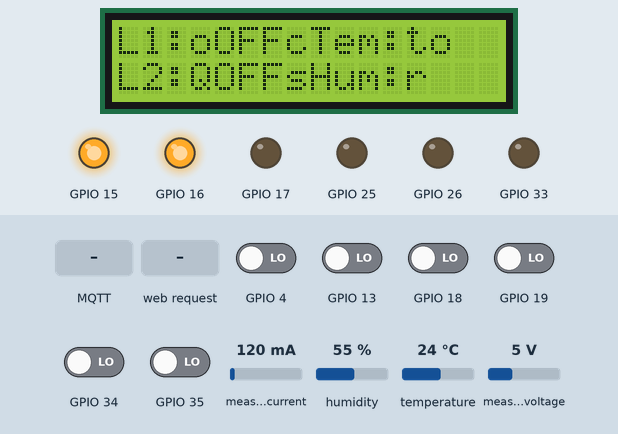
Bench run of a program on a simulated ESP32. Shown: 16×2 character LCD, output pins drawn as LEDs (lit = HIGH). The inputs (shaded band) are chosen by the test bench; at power-on: GPIO 4, GPIO 13, GPIO 18, GPIO 19, GPIO 34, GPIO 35 LOW, measured current 120 mA, humidity 55 %, temperature 24 °C, measured voltage 5 V. WiFi joins after 1.5 s; servers stay silent unless stated; a WiFi scan finds three made-up networks; EEPROM starts erased; no MQTT or app messages arrive unless stated; what the program prints to the serial monitor is not drawn. At 11.3 s the program restarts the board; the recording ends there.

Above: at 2.8 s.
2.9 s: GPIO 35 driven HIGH
At 7.4 s:
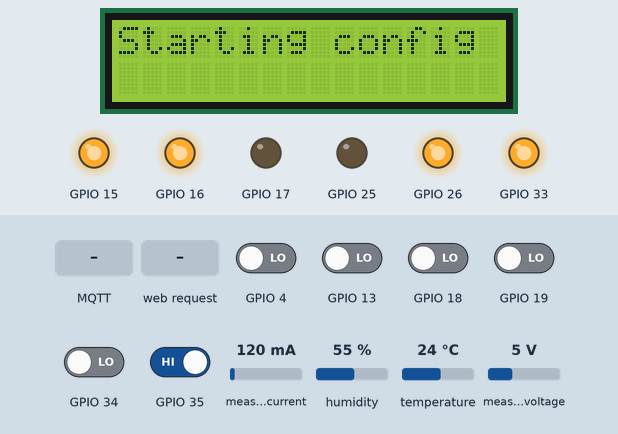
At 8.7 s:
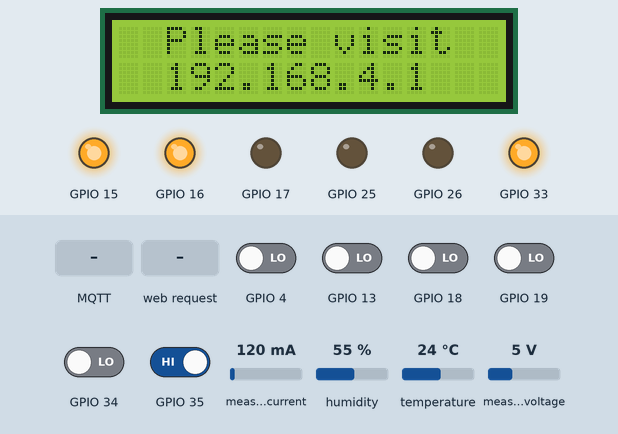
8.9 s: MQTT message "1" arrives on the first subscribed topic
At 10.3 s:
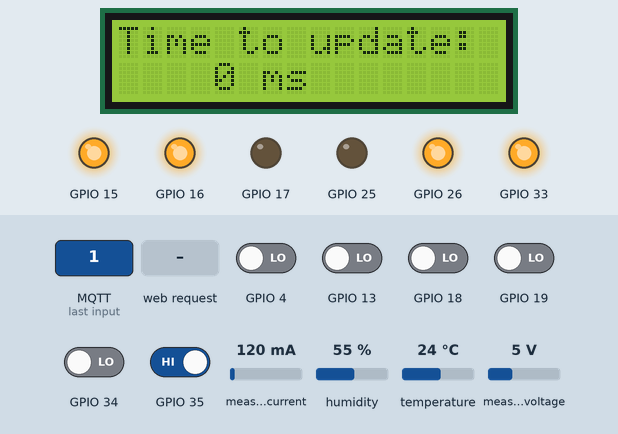
11.2 s: HTTP request GET /setting?ssid=1 received
Timing chart, 0 to 11.3 s (numbered marks = the images above; inputs shaded):
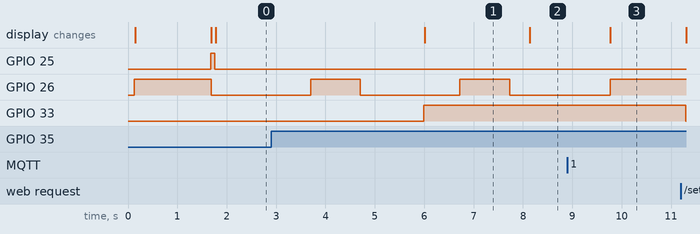

The program:

main.cpp
```cpp
#include <Arduino.h>
#include <LiquidCrystal_I2C.h>
#include <SPI.h>
#include <Wire.h>
#include <Adafruit_INA219.h>
#include <ArduinoJson.h>
#include <PubSubClient.h>
#include <WebServer.h>
#include "config.h"
#include "ConnectionConfig.h"
#include "menu.h"
#include "HomeAutomation.h"

/*Wifi*/
String wifi_ssid = "";
String wifi_password = "";
/*MQTT*/
String mqtt_server = "";
String mqtt_username = "";
String mqtt_password = "";
String mqtt_port = "";
String publish_topic = "";
String subscribe_topic = "";

WebServer server(80);
uint16_t statusCode;

WiFiClient espClient;
PubSubClient client(espClient);

Adafruit_INA219 ina219;

LiquidCrystal_I2C LCD(0X27,16,2);
DHT dht(DHT_SENSOR, DHT_TYPE);
// Create a JSON document to write sensor data
DynamicJsonDocument doc(256);

bool isConfigButtonPressed = false;
/*The last time a message was published the server*/
long lastSentMsg = 0;

float power = 0;
bool lightSensor;
uint8_t gas = 0;
bool humanDetected = false;
float humidity = 0;
float temperature = 0;
/*Device status*/
bool ceilingLightStatus = LIGHT_OFF; //Normal Close
bool wallLightStatus = LIGHT_OFF; //Normal Close
bool yardLightStatus = LIGHT_OFF;
bool ceilingLightSwitchStatus;
bool wallLightSwitchStatus;

float waterTemperature = 0.0;

bool temperatureSensor_Active = true;

int16_t timeToUpdate = 3000; //Time to update the data by default (MiliSeconds)

void buttonPressedInterrupt(){
    isConfigButtonPressed = true;
}

void setup(){
    Serial.begin(115200);
    pinMode(STATUS_LED_RED, OUTPUT);
    pinMode(STATUS_LED_GREEN, OUTPUT);
    pinMode(STATUS_LED_BLUE, OUTPUT);

    pinMode(CEILING_LIGHT, OUTPUT);
    pinMode(WALL_LIGHT, OUTPUT);
    pinMode(BUZZER, OUTPUT);

    pinMode(GAS_SENSOR, INPUT);
    pinMode(LIGHT_SENSOR, INPUT);
    pinMode(CEILING_LIGHT_SWITCH, INPUT);
    pinMode(WALL_LIGHT_SWITCH, INPUT);
    /*Turn off the lights at the start*/
    digitalWrite(CEILING_LIGHT, LIGHT_OFF);
    digitalWrite(WALL_LIGHT, LIGHT_OFF);
    /*Update the switch status*/
    ceilingLightSwitchStatus = digitalRead(CEILING_LIGHT_SWITCH);
    wallLightSwitchStatus = digitalRead(WALL_LIGHT_SWITCH);
    /*Set up device*/
    while(! ina219.begin()){
        Serial.println("Failed to find INA219 chip");
        delay(10);
    }

    dht.begin();

    LCD.init();
    LCD.backlight();
    // WiFi.disconnect();

    EEPROM.begin(512);
    pinMode(CONFIG_BUTTON, INPUT);
    attachInterrupt(CONFIG_BUTTON, buttonPressedInterrupt, RISING);

    Serial.println("\n");
    Serial.println("Starting up");

    readEEPROM();
    setupWifi();

    client.setServer(mqtt_server.c_str(), mqtt_port.toInt());
    client.setCallback(callback);

    xTaskCreatePinnedToCore(
    ReadSensors
    ,  "Read_Sensor"   // A name just for humans
    ,  4000  // This stack size can be checked & adjusted by reading the Stack Highwater
    ,  NULL
    ,  2  // Priority, with 3 (configMAX_PRIORITIES - 1) being the highest, and 0 being the lowest.
    ,  NULL
    ,  1);
}

void loop(){

    if(isConfigButtonPressed == true){
        getConfig();
    }
    if (!client.connected()) {
        setupMQTTConnection();
    }
    controlDevice();
    parametersDisplay();
    client.loop();
}
/**********************************************************
 * End of file
**********************************************************/
```

HomAutomation.cpp
```cpp
/************************************************
 * Includes
************************************************/
#include <Arduino.h>
#include "HomeAutomation.h"
/************************************************
 * Variable
************************************************/
static DynamicJsonDocument lightStatus(256);
/***********************************************
 * Prototype
************************************************/

/**
 * @brief Thí function to extract server message
 *
 * @param message
 */
static void getActiveStatus(String &message);

/**
 * @brief Get time to update from message
 *
 * @param message
 */
static void getTimeToUpdate(String &message);

/**
 * @brief Collect and send sensors data
 *
 */
static void sendSensorsData(void);

/**
 * @brief Enable Buzzer
 *
 */
void buzzer(void);

/**
 * @brief Collect and send light status to server as a JSON document
 * Relays are nomal close, so have to send inverse value of light status
 */
static void sendLightStatus(void);
/************************************************
 * Codes
************************************************/
void callback(char* topic, byte* payload, uint16_t length) {
    uint16_t i;
    Serial.print("Message arrived [");
    Serial.print(topic);
    Serial.print("] ");
    String message = "";
    for (i = 0; i < length; i++) {
    Serial.print((char)payload[i]);
    message += (char)payload[i];
    }
    Serial.println();
    getActiveStatus(message);
}

static void getActiveStatus(String &message){
    const char* str = message.c_str();
    Serial.println(str);

    if (strcmp(str, "ON_ceilingLight") == 0){
        ceilingLightStatus = LIGHT_ON;
    }
    else if (strcmp(str, "OFF_ceilingLight") == 0){
        ceilingLightStatus = LIGHT_OFF;
    }
    else if (strcmp(str, "ON_wallLight") == 0){
        wallLightStatus = LIGHT_ON;
    }
    else if(strcmp(str, "OFF_wallLight") == 0){
        wallLightStatus = LIGHT_OFF;    }
    else if (strcmp(str, "ON_yardLight") == 0){
        yardLightStatus = LIGHT_ON;
    }
    else if (strcmp (str, "OFF_yardLight") == 0){
        yardLightStatus = LIGHT_OFF;
    }
    else{
        getTimeToUpdate(message);
    }
    Serial.println("______________________________________________");
}

static void getTimeToUpdate(String &message){
    StaticJsonDocument<250> sub_doc;
    deserializeJson(sub_doc, message.c_str());
    // Get the time to update the sensors data from server
    timeToUpdate = sub_doc["timeToUpdate"];
    Serial.println("Successfully set time to update the new data to server to " + String(timeToUpdate) + " miliSeconds");
    display(0, 4, "Time to update:", String(timeToUpdate) + " ms");
}

void ReadSensors(void *pvParameters)
{
    (void) pvParameters;
    while(true){
        long now = millis();

        client.loop();
        client.subscribe(subscribe_topic.c_str());

        power = ina219.getPower_mW();
        humidity = dht.readHumidity();
        temperature = dht.readTemperature();
        lightSensor = !digitalRead(LIGHT_SENSOR);  // LightSensor
        gas = !digitalRead(GAS_SENSOR);    // co2_value: 1 -> có CO2 ; 0 -> ko có Co2
        humanDetected = digitalRead(HUMAN_DETECT);

        if((now - lastSentMsg > timeToUpdate) && (client.connected())){
            sendSensorsData();
            lastSentMsg = now;
        }
        if (now - lastSentMsg >=1000){
        digitalWrite(STATUS_LED_GREEN, LOW);
        }
        vTaskDelay(1000);
    }
}

static void sendSensorsData(void){
    doc["temperature"]  = temperature;
    doc["lightSensor"] = lightSensor;
    doc["gas"] = gas;
    doc["humanDetected"] = humanDetected;
    doc["humidity"] = humidity;
    doc["power"] = power;
    String message;
    serializeJson(doc, message);
    // Serial.println(message);
    //Send data to publish topic
    client.publish(publish_topic.c_str(), message.c_str());
    digitalWrite(STATUS_LED_GREEN, HIGH);
}

void buzzer(void){
    digitalWrite(BUZZER, 1);
    delay(100);
    digitalWrite(BUZZER, 0);
    delay(100);
}

void controlDevice(void){
    /*Update the light state with local switch*/
    if(digitalRead(CEILING_LIGHT_SWITCH) != ceilingLightSwitchStatus){
        ceilingLightStatus = (! ceilingLightStatus);
        ceilingLightSwitchStatus = digitalRead(CEILING_LIGHT_SWITCH);
        sendLightStatus();
    }
    if(digitalRead(WALL_LIGHT_SWITCH) != wallLightSwitchStatus){
        wallLightStatus = (! wallLightStatus);
        wallLightSwitchStatus = digitalRead(WALL_LIGHT_SWITCH);
        sendLightStatus();
    }
    /*Update to the relay*/
    digitalWrite(CEILING_LIGHT, ceilingLightStatus);
    digitalWrite(WALL_LIGHT, wallLightStatus);
}

static void sendLightStatus(void){
    lightStatus["ceilingLightStatus"] = (! ceilingLightStatus);
    lightStatus["wallLightStatus"]    = (! wallLightStatus);

    String message;
    serializeJson(lightStatus, message);
    /*Send data to server*/
    client.publish("LightStatus", message.c_str());
    /*Set the new curSor*/
    LCD.setCursor(3, 1);
    LCD.print("     ");
}
/**********************************************************
 * End of file
**********************************************************/
```

HomeAutomation.h
```cpp
#ifndef _HOME_AUTOMATION_
#define _HOME_AUTOMATION_
#include <Arduino.h>
#include <Adafruit_INA219.h>
#include <DHT.h>
#include <PubSubClient.h>
#include <ArduinoJson.h>
#include "menu.h"
#include "config.h"
#include "ConnectionConfig.h"
/************************************************
 * APIs
*************************************************/
extern DynamicJsonDocument doc;
extern Adafruit_INA219 ina219;
extern DHT dht;
extern WiFiClient espClient;
extern PubSubClient client;

/*The last time a message was published the server*/
extern long lastSentMsg;
extern int16_t timeToUpdate;

extern float power;
extern bool lightSensor;
extern uint8_t gas;
extern bool humanDetected;
extern float humidity;
extern float temperature;
/*Device status*/
extern bool ceilingLightStatus; //Normal Close
extern bool wallLightStatus; //Normal Close
extern bool yardLightStatus;
extern bool ceilingLightSwitchStatus;
extern bool wallLightSwitchStatus;

/**
 * @brief This function to read sensors data
 *
 * @param pvParameters To pass the warning when no parameter
 */
void ReadSensors(void *pvParameters);

/**
 * @brief This function to send and receive data to/from server
 *
 * @param pvParameters
 */

void callback(char* topic, byte* payload, uint16_t length);

/**
 * @brief This function to control electric device
 *
 */
void controlDevice(void);
#endif /* Home Automation*/
/**********************************************************
 * End of file
***********************************************************/
```

menu.cpp
```cpp
/**********************************************************
 * INcludes
**********************************************************/
#include "menu.h"
/**********************************************************
 * Variables
**********************************************************/
static long lastUpdateDisplay = 0;
/**********************************************************
 * Prototypes
**********************************************************/

/**
 * @brief Update the parameters displayed on screen
 *
 */
static void updateDisplay(void);
/**********************************************************
 * Codes
**********************************************************/
void display(int cursorLine0, int cursorLine1, String textLine0, String textLine1){
  LCD.clear();
  LCD.setCursor(cursorLine0, 0);
  LCD.print(textLine0);
  LCD.setCursor(cursorLine1, 1);
  LCD.print(textLine1);
}

void parametersDisplay(void){
  LCD.setCursor(8, 0);
  LCD.print("Tem:");
  LCD.setCursor(8, 1);
  LCD.print("Hum:");
  LCD.setCursor(0, 0);
  LCD.print("L1:");
  LCD.setCursor(0, 1);
  LCD.print("L2:");
  updateDisplay();
}

static void updateDisplay(void){
  long now = millis();
  if(now - lastUpdateDisplay > TIME_TO_UPDATE_DISPLAY){
    LCD.setCursor(12, 0);
    LCD.print("    ");
    LCD.setCursor(12, 1);
    LCD.print("    ");

    LCD.setCursor(12, 0);
    LCD.print(temperature);
    LCD.setCursor(12, 1);
    LCD.print(humidity);
    lastUpdateDisplay = now;
  }

  if (ceilingLightStatus == LIGHT_ON) {   // state On
    LCD.setCursor(4, 0);
    LCD.print("ON");
  }
  else  {
    LCD.setCursor(4, 0);
    LCD.print("OFF");
  }
  if (wallLightStatus == LIGHT_ON) {   // state On
    LCD.setCursor(4, 1);
    LCD.print("ON");
  }
  else  {
    LCD.setCursor(4, 1);
    LCD.print("OFF");
  }
  delay(100);
}

/**********************************************************
 * End of file
**********************************************************/
```

menu.h
```cpp
/**********************************************************
 * Inlcudes
**********************************************************/
#include <Arduino.h>
#include <LiquidCrystal_I2C.h>
#include "config.h"
#ifndef _MENU_
#define __MENU_
/**********************************************************
 * APIs
**********************************************************/
extern LiquidCrystal_I2C LCD;
extern float humidity;
extern float temperature;
extern bool ceilingLightStatus ; //Normal Close
extern bool wallLightStatus ;
/**
 * @brief This function to display data to LCD 16x2
 *
 * @param cursorLine0
 * @param cursorLine1
 * @param textLine0
 * @param textLine1
 */
void display(int cursorLine0, int cursorLine1, String textLine0, String textLine1);

/**
 * @brief Display environment parameters
 *
 */
void parametersDisplay(void);
#endif /*Menu*/
/**********************************************************
 * End of file
**********************************************************/
```

ConnectionConfig.h
```cpp
#ifndef _CONNECTION_CONFIG_
#define _CONNECTION_CONFIG_
#include <Arduino.h>
#include <WiFi.h>
#include <WebServer.h>
#include <HTTPClient.h>
#include <ArduinoJson.h>
#include <PubSubClient.h>
#include <EEPROM.h>
#include "menu.h"
/************************************************
 * Prototype
*************************************************/
/*WIFI*/
extern String wifi_ssid;
extern String wifi_password;
/*MQTT*/
extern String mqtt_server;
extern String mqtt_username;
extern String mqtt_password;
extern String mqtt_port;
extern String publish_topic;
extern String subscribe_topic;

extern WebServer server;
extern uint16_t statusCode;

extern WiFiClient espClient;
extern PubSubClient client;

extern bool isConfigButtonPressed;


/**
 * @brief This function to set up wifi connection for client
 *
 */
void setupWifi(void);

/**
 * @brief This function to set up MQTT connection to server
 *
 */
void setupMQTTConnection(void);

/**
 * @brief This function to set up a web server to config connection
 * and save to EEPROM
 *
 */
void getConfig(void);

/**
 * @brief This fucntion to write config data to EEPROM
 *
 * @param[in] index Data to write
 * @param[in] add Address in EEPROM
 */
void writeEEPROM(String index, uint16_t add);

/**
 * @brief This function to read data from EEPROM for setting up connection
 *
 */
void readEEPROM(void);

/**
 * @brief Create a web server for connection configure
 *
 */
void createWebServer(void);

/**
 * @brief Launch the web for user connection using wifi
 *
 */
void launchWeb(void);

/**
 * @brief Set up Wifi AP so that user can scan wifi by their device
 *
 */
void setupAP(void);
#endif /*Connection Config*/
/******************************************************
 * End of file
*******************************************************/
```

config.h
```cpp
#ifndef _CONFIG_
#define _CONFIG_
#include <Arduino.h>
#include <PubSubClient.h>
#include <WebServer.h>
#include <DHT.h>
/*************************************************
 * Config for project
*************************************************/
/*Address of the first memory cell in EEPROM*/
#define WIFI_SSID_ADDRESS               0u
#define WIFI_PASSWORD_ADDRESS           32u
#define MQTT_ADDRESS                    64u
#define MQTT_USERNAME_ADDRESS           96u
#define MQTT_PASSWORD_ADDRESS           128u
#define MQTT_PORT_ADDRESS               160u
#define MQTT_PUBLISH_TOPIC_ADDRESS      192u
#define MQTT_SUBSCRIBE_TOPIC_ADDRESS    224u

/*Device pin*/
#define temperaturePin                  5u
#define BUZZER                          17u
#define LIGHT_SENSOR                    19u
#define GAS_SENSOR                      18u
#define HUMAN_DETECT                    4u
#define CEILING_LIGHT                   15u
#define WALL_LIGHT                      16u
#define DHT_SENSOR                      27u
#define DHT_TYPE                        DHT22
#define STATUS_LED_RED                  33u
#define STATUS_LED_GREEN                26u
#define STATUS_LED_BLUE                 25u
#define CONFIG_BUTTON                   35u
#define CEILING_LIGHT_SWITCH            13u
#define WALL_LIGHT_SWITCH               34u
/*Light state*/
#define LIGHT_ON                        LOW
#define LIGHT_OFF                       HIGH
/*Time to update display*/
#define TIME_TO_UPDATE_DISPLAY          5000u

#endif /* Config*/
/***********************************************
 * End of file
***********************************************/
```

Source omitted: ConnectionConfig.cpp (14749 bytes)

Measured:
- after the input at 2.9 s, GPIO 33: LOW → HIGH after 3.1 s; the display: changes after 3.1 s (image 1)
- after the input at 8.9 s, GPIO 26: goes on until 9.8 s, then stays HIGH; the display: changes after 0.87 s (image 3)
- by itself, GPIO 26: alternates HIGH for 1.0 s and LOW for 2.0 s
- what the display in image 1 shows lasts 2.1 s, from 6.0 s to 8.1 s
